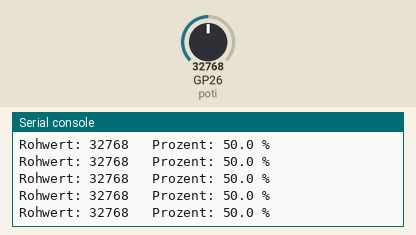
Simulated run of this program. Board: Raspberry Pi Pico running MicroPython. On the bench: the last lines printed to the serial console. The inputs (shaded band) are chosen by the test bench; at power-on: GP26 (poti) = 32768 (analog values on the 0–65535 scale).

Above: at 1.2 s.
1.3 s: GP26 (poti) set to 45874
At 1.56 s:
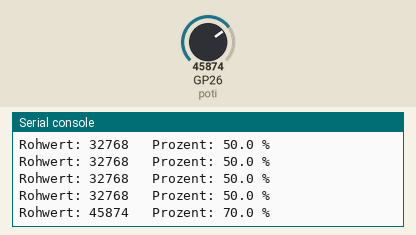
2.8 s: GP26 (poti) set to 57670
At 2.96 s:
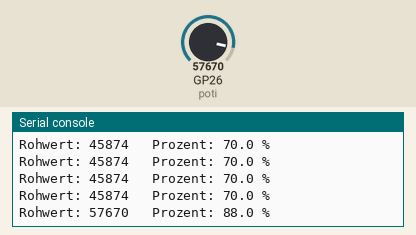
Timing chart, 0 to 5.8 s (numbered marks = the images above; inputs shaded):
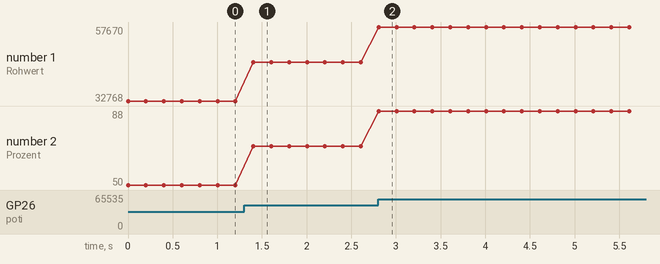

Measured:
- after the input at 1.3 s, the serial console: prints a new line after 0.10 s (image 1)
- after the input at 2.8 s, the serial console: prints a new line at once (image 2)
- plotted number 1: 32768 → 45874 after the input at 1.3 s, 45874 → 57670 after the input at 2.8 s
- plotted number 2: 50 → 70 after the input at 1.3 s, 70 → 88 after the input at 2.8 s

The program:

03_potentiometer.py
```python
"""
Lektion 2.3: Potentiometer auslesen (ADC)

LERNZIELE:
- Was ein ADC (Analog-Digital-Wandler) macht
- Messwerte skalieren und anzeigen

PYTHON-KONZEPTE:
- ADC.read_u16() liefert Zahlen von 0 bis 65535
- Berechnungen mit float

HARDWARE:
- Potentiometer 10 kΩ (3 Beine)
- Außen: 3V3 und GND
- Mitte (Schleifer): GPIO 26 (ADC0, Pin 31)

VERKABELUNG:
  Poti Pin 1 (links)   ──── 3V3  (Pin 36)
  Poti Pin 2 (Mitte)   ──── GPIO 26 / ADC0 (Pin 31)
  Poti Pin 3 (rechts)  ──── GND  (Pin 38)
"""

from machine import ADC, Pin
from utime import sleep

poti = ADC(Pin(26))

while True:
    rohwert = poti.read_u16()                 # 0 … 65535
    prozent = (rohwert / 65535) * 100         # 0,0 … 100,0
    print("Rohwert:", rohwert, "  Prozent:", round(prozent, 1), "%")
    sleep(0.2)


# ============================================================
# AUFGABEN ZUM AUSPROBIEREN
# ============================================================
# 1. Rechne den Wert in eine Spannung in Volt um (0 … 3,3 V).
#
# 2. Schließe eine LED an GPIO 15 an. Steuere ihre Helligkeit
#    mit dem Poti -- Tipp: PWM (siehe Lektion 03).
#
# 3. Nutze das Poti als "Lautstärke-Regler" für den Buzzer
#    aus Lektion 03.
#
# 4. CHALLENGE: Schreibe die letzten 10 Messwerte in eine Liste
#    und berechne den Mittelwert (Glättung).
# ============================================================
```
